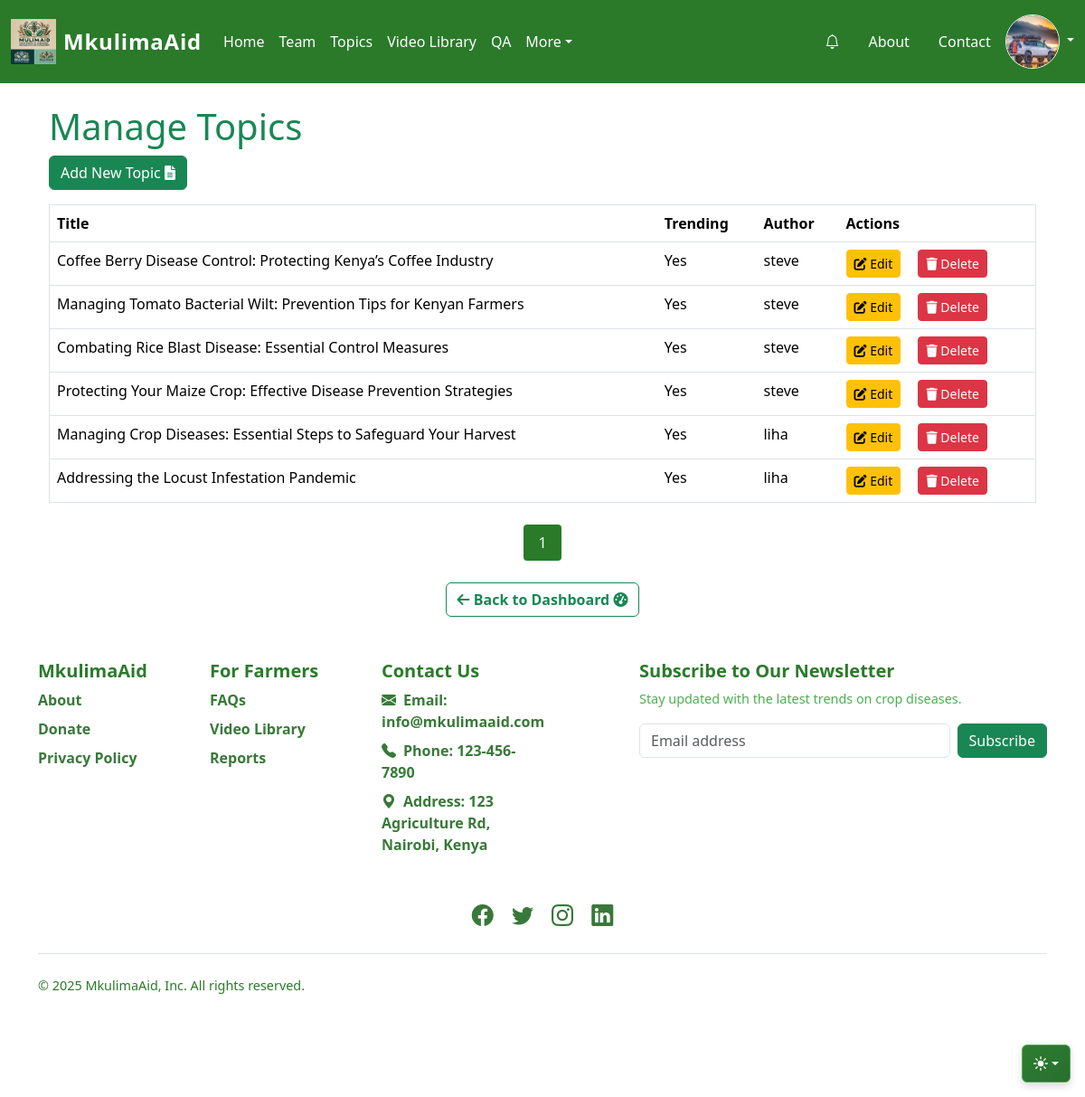
Page /dashboard/topics (signed in) on the committed database.
### mkulimaaid/models.py (models this page shows, shortened)
class Settings(db.Model):
    id = db.Column(db.Integer, primary_key=True)
    site_title = db.Column(db.String(100), nullable=False, default="MkulimaAid")
    site_logo = db.Column(db.String(100), nullable=True)  # Store logo file path
    contact_email = db.Column(db.String(100), nullable=False, default="info@mkulimaaid.com")
    contact_phone = db.Column(db.String(20), nullable=False, default="123-456-7890")
    address = db.Column(db.Text, nullable=True, default="123 Main St, City, Country")
    maintenance_mode = db.Column(db.Boolean, default=False)

class User(UserMixin, db.Model):  # Use db.Model for SQLAlchemy models
    __tablename__ = 'users'
    id = db.Column(db.Integer, primary_key=True)
    fullname = db.Column(db.String(100), nullable=False)
    username = db.Column(db.String(50), nullable=False, unique=True)
    email = db.Column(db.String(120), nullable=False, unique=True)
    phone = db.Column(db.String(20), nullable=False)
    password = db.Column(db.String(60), nullable=False)
    is_admin = db.Column(db.Boolean, default=False)
    avatar = db.Column(db.String(100), nullable=True)
    date_joined = db.Column(db.DateTime, default=datetime.utcnow)
    farmers = db.relationship('Farmer', backref='user', lazy=True)
    contact_messages = db.relationship('ContactMessage', backref='user', lazy=True)

class Topic(db.Model):
    __tablename__ = 'topics'
    id = db.Column(db.Integer, primary_key=True)
    title = db.Column(db.String(200), nullable=False)
    content = db.Column(db.Text, nullable=False)
    date_posted = db.Column(db.DateTime, default=datetime.utcnow)
    is_trending = db.Column(db.Boolean, default=False)
    author_id = db.Column(db.Integer, db.ForeignKey('users.id'), nullable=False)
    image = db.Column(db.String(120), nullable=True)
    author = db.relationship('User', backref=db.backref('topics', lazy=True))

### mkulimaaid/routes.py (the view)
@main.route('/dashboard/topics')
@login_required
@admin_required
def dashboard_topics():
    form = DeleteForm()
    farmers_form = FarmersForm()
    page = request.args.get('page', 1, type=int)  # Get the current page number from the query parameter
    topics = Topic.query.order_by(Topic.date_posted.desc()).paginate(page=page, per_page=10)  # Paginate with 10 items per page
    return render_template('dashboard_topics.html', topics=topics, form=form, farmers_form=farmers_form)

### mkulimaaid/templates/dashboard_topics.html (shortened to what this page needs)
{% extends "base.html" %}
{% block content %}
<div class="container mt-4">
    <h1 class="text-success">Manage Topics</h1>
    <a href="{{ url_for('main.add_topic') }}" class="btn btn-success mb-3">Add New Topic <i class="fas fa-file-alt"></i> </a>
    <table class="table">
        <thead>
            <tr>
                <th>Title</th>
                <th>Trending</th>
                <th>Author</th>
                <th>Actions</th>
            </tr>
        </thead>
        <tbody>
            {% for topic in topics.items %}
            <tr>
                <td>{{ topic.title }}</td>
                <td>{{ 'Yes' if topic.is_trending else 'No' }}</td>
                <td>{{ topic.author.username }}</td>
                <td>
                    <a href="{{ url_for('main.edit_topic', topic_id=topic.id) }}" class="btn btn-sm btn-warning"> <i class="fas fa-edit"></i> Edit</a>
                    <button class="btn btn-sm btn-danger" data-bs-toggle="modal" data-bs-target="#deleteModal{{ topic.id }}"> <i class="fas fa-trash"></i> Delete</button>
                </td>
            </tr>
            {% endfor %}
        </tbody>
    </table>
    <div class="pagination justify-content-center mt-4">
        {% for page_num in topics.iter_pages(left_edge=1, right_edge=1, left_current=2, right_current=2) %}
            {% if page_num %}
                {% if page_num == topics.page %}
                    <span style="background-color: #2a7a2a; color: white; padding: 8px 16px; margin: 0 4px; border-radius: 4px;">
                        {{ page_num }}
                    </span>
                {% endif %}
            {% else %}
                <span class="mx-1">…</span>
            {% endif %}
        {% endfor %}
    </div>
    <div class="text-center mt-4">
        <a href="{{ url_for('main.dashboard') }}"
           class="btn btn-outline-success fw-bold">
           <i class="fas fa-arrow-left "></i> Back to Dashboard <i class="fas fa-tachometer-alt"></i>
        </a>
    </div>
</div>
{% endblock %}

### mkulimaaid/templates/base.html (shortened to what this page needs)
<!DOCTYPE html>
<html lang="en">
  <head>
    <link rel="stylesheet" href="{{ url_for('static', filename='css/styles.css') }}" />
    <link rel="stylesheet" href="https://cdn.datatables.net/1.13.6/css/jquery.dataTables.min.css">
    <link
      href="https://cdn.jsdelivr.net/npm/bootstrap@5.3.3/dist/css/bootstrap.min.css"
      rel="stylesheet"
    />
    <link
      href="https://cdnjs.cloudflare.com/ajax/libs/bootstrap-icons/1.5.0/font/bootstrap-icons.min.css"
      rel="stylesheet"
    />
    <link rel="stylesheet" href="https://unpkg.com/flickity@2/dist/flickity.min.css" />
    <link rel="stylesheet" href="https://cdnjs.cloudflare.com/ajax/libs/font-awesome/6.0.0-beta3/css/all.min.css">
    <link rel="stylesheet" href="https://unpkg.com/leaflet@1.9.4/dist/leaflet.css" />
  </head>
  <body>
      <div class="container">
      <nav class="navbar navbar-expand-lg bg-green navbar-dark py-3 ">
        <div class="container-fluid">
          <a class="navbar-brand d-flex align-items-center" href="{{ url_for('main.upload') }}">
            <img src="{{ url_for('static', filename='images/' + g.settings.site_logo) if g.settings.site_logo else url_for('static', filename='logo.png') }}" alt="Site Logo" class="site-logo me-2" style="height: 50px;" />
            <span class="site-title text-white">{{ g.settings.site_title or "MkulimaAid" }}</span>
          </a>
          <div class="collapse navbar-collapse" id="navbarSupportedContent">
            <ul class="navbar-nav me-auto mb-2 mb-lg-0">
              <li class="nav-item">
                <a class="nav-link text-white" href="{{ url_for('main.upload') }}">Home</a>
              </li>
              <li class="nav-item">
                <a class="nav-link text-white" href="/team">Team</a>
              </li>
              <li>
                <a class="nav-link text-white" href="/topics">Topics</a>
              </li>
              <li>
                <a class="nav-link text-white" href="/videos">Video Library</a>
              </li>
              <li>
                  <a class="nav-link text-white" href="/forum">QA</a>
              </li>
              <li class="nav-item dropdown">
                <a class="nav-link dropdown-toggle text-white" href="#" role="button" data-bs-toggle="dropdown" aria-expanded="false">More</a>
              </li>
            </ul>
                <div class="d-flex align-items-center">
                    <ul class="nav">
                        <li>
                            <a href="/notifications" class="nav-link text-white position-relative">
                                <i class="bi bi-bell"></i>
                            </a>
                        </li>
                        <li><a href="/about" class="nav-link text-white">About</a></li>
                        <li><a href="/contact" class="nav-link text-white">Contact</a></li>
                    </ul>
                </div>
              <div class="dropdown">
                <a href="#" class="d-block text-white text-decoration-none dropdown-toggle" data-bs-toggle="dropdown" aria-expanded="false">
                  <img src="{{ url_for('static', filename='uploads/' + current_user.avatar) if current_user.avatar else url_for('static', filename='images/default.png') }}" alt="Profile" width="40" height="40" class="rounded-circle border border-light">
                </a>
              </div>
            </div>
          </div>
        </div>
    <div class="dropdown position-fixed bottom-0 end-0 mb-3 me-3 bd-mode-toggle">
        <button class="btn btn-bd-primary py-2 dropdown-toggle d-flex align-items-center" id="bd-theme" type="button" aria-expanded="false" data-bs-toggle="dropdown" aria-label="Toggle theme (auto)">
            <svg class="bi my-1 theme-icon-active" width="1em" height="1em">
                <use href="#circle-half"></use>
            </svg>
        </button>
    </div>
      <div class="container">{% block content %}{% endblock %}</div>
      <div class="container">
        <footer class="footer py-5">
            <div class="row">
                <div class="col-6 col-md-2 mb-3">
                    <h5 class="footer-title">MkulimaAid</h5>
                    <ul class="nav flex-column">
                        <li class="nav-item mb-2">
                            <a href="/about" class="footer-link">About</a>
                        </li>
                        <li class="nav-item mb-2">
                            <a href="/donate" class="footer-link">Donate</a>
                        </li>
                        <li class="nav-item mb-2">
                            <a href="/privacy-policy" class="footer-link">Privacy Policy</a>
                        </li>
                    </ul>
                </div>
                <div class="col-6 col-md-2 mb-3">
                    <h5 class="footer-title">For Farmers</h5>
                    <ul class="nav flex-column">
                        <li class="nav-item mb-2">
                            <a href="/faqs" class="footer-link">FAQs</a>
                        </li>
                        <li class="nav-item mb-2">
                            <a href="{{ url_for('main.videos') }}" class="footer-link">Video Library</a>
                        </li>
                        <li class="nav-item mb-2">
                            <a href="{{ url_for('main.homepage_reports') }}" class="footer-link">Reports</a>
                        </li>
                    </ul>
                </div>
                <div class="col-6 col-md-2 mb-3">
                    <h5 class="footer-title">Contact Us</h5>
                    <ul class="nav flex-column">
                        <li class="nav-item mb-2">
                            <a href="mailto:{{ g.settings.contact_email }}" class="footer-link">
                                <i class="bi bi-envelope-fill me-2"></i>Email: {{ g.settings.contact_email }}
                            </a>
                        </li>
                        <li class="nav-item mb-2">
                            <a href="tel:{{ g.settings.contact_phone }}" class="footer-link">
                                <i class="bi bi-telephone-fill me-2"></i>Phone: {{ g.settings.contact_phone }}
                            </a>
                        </li>
                        <li class="nav-item mb-2">
                            <span class="footer-link">
                                <i class="bi bi-geo-alt-fill me-2"></i>Address: {{ g.settings.address }}
                            </span>
                        </li>
                    </ul>
                </div>
                <div class="col-md-5 offset-md-1 mb-3">
                    <form method="POST" action="{{ url_for('main.subscribe') }}">
                        <h5 class="footer-title">Subscribe to Our Newsletter</h5>
                        <p class="footer-subtext">Stay updated with the latest trends on crop diseases.</p>
                        <div class="d-flex flex-column flex-sm-row w-100 gap-2">
                            <input
                                id="newsletter1"
                                type="email"
                                name="email"
                                class="form-control"
                                placeholder="Email address"
                                required
                            />
                            <button class="btn btn-success" type="submit">Subscribe</button>
                        </div>
                    </form>
                </div>
            </div>
            <div class="row mt-4 text-center">
                <div class="col">
                    <a href="#" class="social-link me-3"><i class="bi bi-facebook"></i></a>
                    <a href="#" class="social-link me-3"><i class="bi bi-twitter"></i></a>
                    <a href="#" class="social-link me-3"><i class="bi bi-instagram"></i></a>
                    <a href="#" class="social-link"><i class="bi bi-linkedin"></i></a>
                </div>
            </div>
            <div class="d-flex flex-column flex-sm-row justify-content-between py-4 my-4 border-top">
                <p class="footer-rights">&copy; 2025 MkulimaAid, Inc. All rights reserved.</p>
            </div>
        </footer>
    </div>
  </body>
</html>

### rows in the picture
Settings: site_logo (picture), settings "MkulimaAid", settings.contact_email "info@mkulimaaid.com", settings.contact_phone "123-456-7890", settings.address "123 Agriculture Rd, Nairobi, Kenya"
User: avatar (picture)
Topic: title "Coffee Berry Disease Control: Protecting Kenya’s Coffee Industry", is_trending "Yes", author.username "steve"
Topic: title "Managing Tomato Bacterial Wilt: Prevention Tips for Kenyan Farmers", is_trending "Yes", author.username "steve"
Topic: title "Combating Rice Blast Disease: Essential Control Measures", is_trending "Yes", author.username "steve"
Topic: title "Protecting Your Maize Crop: Effective Disease Prevention Strategies", is_trending "Yes", author.username "steve"
Topic: title "Managing Crop Diseases: Essential Steps to Safeguard Your Harvest", is_trending "Yes", author.username "liha"
Topic: title "Addressing the Locust Infestation Pandemic", is_trending "Yes", author.username "liha"

### other values in the picture
{{ page_num }} "1"
